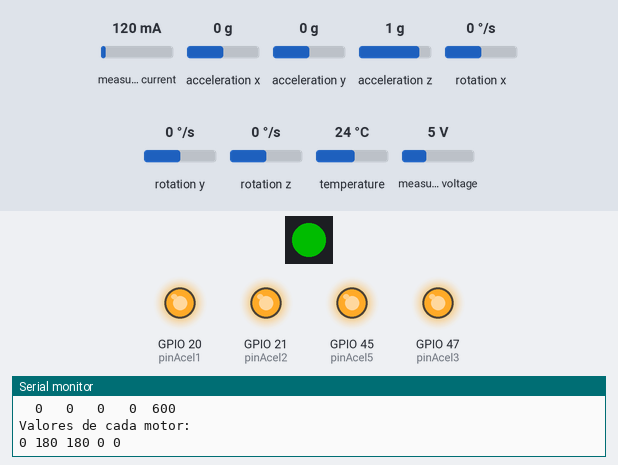
The sketch below on a simulated ESP32-S3. Parts: 1 RGB LEDs in strip order, left to right, output pins drawn as LEDs (lit = HIGH), the last lines printed to the serial monitor. The test bench sets the inputs (shaded band); at power-on: measured current 120 mA, rotation z 0 °/s, measured voltage 5 V, acceleration x 0 g, acceleration y 0 g, acceleration z 1 g, rotation x 0 °/s, rotation y 0 °/s, temperature 24 °C. Dim RGB values are drawn brighter than linear; WiFi joins after 1.5 s; servers stay silent unless stated; no MQTT or app messages arrive unless stated; pins used as bus, display or sensor lines are not drawn.

Above: at 6.6 s.
6.7 s: measured current set to 40 mA
At 11.07 s:
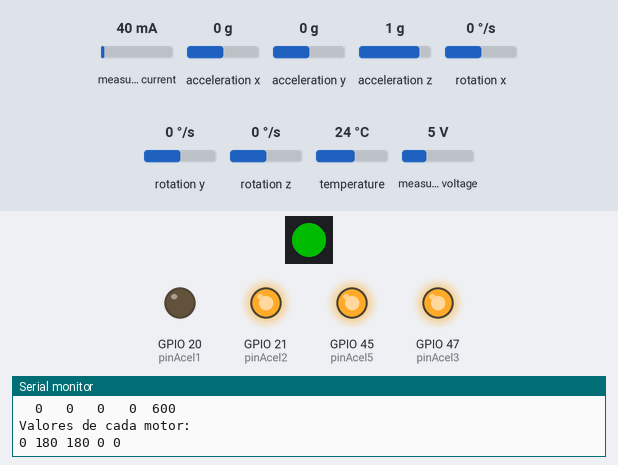
12.8 s: rotation z set to 100 °/s
At 16.71 s:
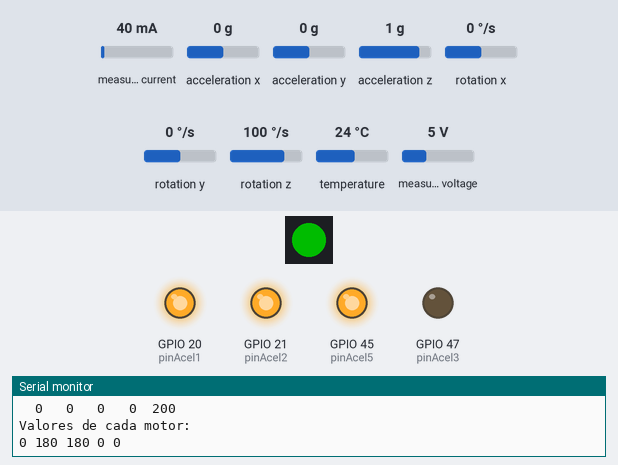
18.3 s: measured voltage set to 0.3 V
Timing chart, 0 to 29.2 s (numbered marks = the images above; inputs shaded):
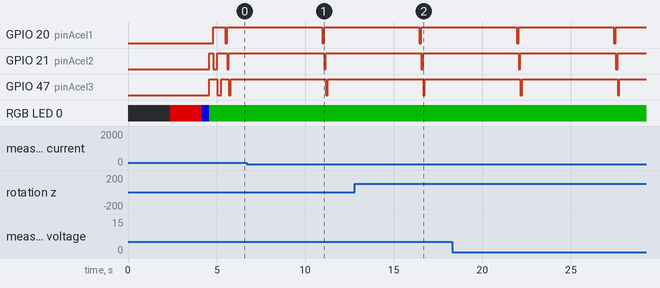

Measured:
- by itself, GPIO 20 (pinAcel1), GPIO 21 (pinAcel2), GPIO 47 (pinAcel3): alternates HIGH for 5.4 s and LOW for 0.10 s

The sketch:

teste.ino
```cpp
#include <WiFi.h>              // Biblioteca para conectar o Wi-Fi no ESP32-S3
#include <PubSubClient.h>      // Biblioteca para o protocolo MQTT
#include <Wire.h>
#include <Adafruit_MPU6050.h>  // Biblioteca para MPU6050
#include <Adafruit_Sensor.h>   // Biblioteca para MPU6050
#include <Adafruit_INA219.h>   // Biblioteca para o Sensor de corrente
#include <FastLED.h>           // Biblioteca para o LED


// Variaveis do LED
#define LED_PIN     48
#define NUM_LEDS    1
#define BRIGHTNESS  153
#define PULSE_SPEED 50
#define DELAY_TIME  6000
CRGB leds[NUM_LEDS];

// Variaveis do sensor de corrente
Adafruit_INA219 ina219;
float tensao = 0;
float corrente = 0;
float potencia = 0;

// Variaveis do MPU6050
Adafruit_MPU6050 mpu;
#define MPU6050_ADDRESS 0x68

int16_t ax, ay, az;  // Acelerômetro
int16_t gx, gy, gz;  // Giroscópio
unsigned long previousTime = 0;
float elapsedTime;
unsigned long lastTime; // Tempo da última leitura

int numleituras = 100;
float AErroX, AErroY, GErroZ;
float offsetaX, offsetaY, offsetgZ;
int angm1, angm2, angm3, angm4, angm5;

float gyroZ = 0;           // Taxa de rotação no eixo Z
float angleX = 0, angleY = 0, angleZ = 0;      // Ângulo acumulado em graus
float gyroXAngle, gyroYAngle, gyroZAngle;
int matriz[3][5];
int offset[3][4];
// Pinos de selecao AD0
const int pinAcel1 = 20;
const int pinAcel2 = 21;
const int pinAcel3 = 47;
const int pinAcel4 = 48;
const int pinAcel5 = 45;
// Defina os pinos SDA e SCL para ESP32-S3
const int I2C_SDA = 8;
const int I2C_SCL = 9;


// Variaveis do WIFI
const char* ssid = "Galleria 151";
const char* password = "diegobruna151";

// Variaveis do MQTT
const char* mqtt_broker = "broker.hivemq.com";
const char* topic1 = "Eixo1";
const char* topic2 = "Eixo2";
const char* topic3 = "Eixo3";
const char* topic4 = "Eixo4";
const char* topic5 = "Eixo5";
const char* topic_voltage = "Tensão";
const char* topic_current = "Corrente";
const char* topic_power = "Potencia";

// Definindo o cliente Wi-Fi e MQTT
WiFiClient espClient1;
PubSubClient client(espClient1);

void pulseColor(CRGB color) {
    // Faz o brilho subir e descer para criar o efeito de "pulso"
    for (int brightness = 0; brightness <= BRIGHTNESS; brightness++) {
        FastLED.setBrightness(brightness);
        leds[0] = color;
        FastLED.show();
    }
}

void connect_wifi() {
  Serial.println();
  Serial.print("Conectando ao Wi-Fi: ");
  Serial.println(ssid);

  WiFi.begin(ssid, password);

  while (WiFi.status() != WL_CONNECTED) {
    delay(1000);
    pulseColor(CRGB::Red);
    Serial.print(".");
  }

  Serial.println();
  Serial.println("Conectado ao Wi-Fi!");
  pulseColor(CRGB::Blue);
  Serial.print("Endereço IP: ");
  Serial.println(WiFi.localIP());
}

void connect_mqtt() {
  client.setServer(mqtt_broker, 1883);

  while (!client.connected()) {
    Serial.print("Conectando ao MQTT Broker...");
    if (client.connect("esp32s3_client1")) {
      Serial.println("Conectado ao MQTT Broker!");
      pulseColor(CRGB::Green);
    } else {
      pulseColor(CRGB::Magenta);
      Serial.print("Falha na conexão. Estado MQTT: ");
      Serial.println(client.state());
      delay(2000);
    }
  }
}

// Controla o NL do AD0 de cada MPU
void selecionaacel(int acel){
  if(acel == 1){
    digitalWrite(pinAcel1, LOW);
    digitalWrite(pinAcel2, HIGH);
    digitalWrite(pinAcel3, HIGH);
    digitalWrite(pinAcel4, HIGH);
    digitalWrite(pinAcel5, HIGH);
//    Serial.println("ACELEROMETRO 1 SELECIONADO");
  }
  else if(acel == 2){
    digitalWrite(pinAcel1, HIGH);
    digitalWrite(pinAcel2, LOW);
    digitalWrite(pinAcel3, HIGH);
    digitalWrite(pinAcel4, HIGH);
    digitalWrite(pinAcel5, HIGH);
//    Serial.println("ACELEROMETRO 2 SELECIONADO");
  }
  else if(acel == 3){
    digitalWrite(pinAcel1, HIGH);
    digitalWrite(pinAcel2, HIGH);
    digitalWrite(pinAcel3, LOW);
    digitalWrite(pinAcel4, HIGH);
    digitalWrite(pinAcel5, HIGH);
//    Serial.println("ACELEROMETRO 3 SELECIONADO");
  }
  else if(acel == 4){
    digitalWrite(pinAcel1, HIGH);
    digitalWrite(pinAcel2, HIGH);
    digitalWrite(pinAcel3, HIGH);
    digitalWrite(pinAcel4, LOW);
    digitalWrite(pinAcel5, HIGH);
//    Serial.println("ACELEROMETRO 4 SELECIONADO");
  }
  else if(acel == 5){
    digitalWrite(pinAcel1, HIGH);
    digitalWrite(pinAcel2, HIGH);
    digitalWrite(pinAcel3, HIGH);
    digitalWrite(pinAcel4, HIGH);
    digitalWrite(pinAcel5, LOW);
//    Serial.println("ACELEROMETRO 5 SELECIONADO");
  }
}
void calculaoffset(int leituras, int acel) {
  for (int nR = 0; nR < leituras; nR++) {
    sensors_event_t a, g, temp;
    mpu.getEvent(&a, &g, &temp);

    unsigned long currentTime = millis();
    float deltaTime = (currentTime - lastTime) / 1000.0; // Converte para segundos
    lastTime = currentTime;

    float accelX = a.acceleration.x / 16384.0;
    float accelY = a.acceleration.y / 16384.0;
    float accelZ = a.acceleration.z / 16384.0;

    AErroX += (atan(accelY / sqrt(pow(accelX, 2) + pow(accelZ, 2))) * 180 / PI);
    AErroY += (atan(-accelX / sqrt(pow(accelY, 2) + pow(accelZ, 2))) * 180 / PI);
    GErroZ += g.gyro.z;
  }

  offsetaX = AErroX / (float)leituras;
  offsetaY = AErroY / (float)leituras;
  offsetgZ = GErroZ / (float)leituras;

  offset[0][acel-1] = offsetaX;
  offset[1][acel-1] = offsetaY;
  offset[2][acel-1] = offsetgZ;
}
void calibra(){
  selecionaacel(1);
  calculaoffset(numleituras, 1);
  selecionaacel(2);
  calculaoffset(numleituras, 2);
  selecionaacel(3);
  calculaoffset(numleituras, 3);
  selecionaacel(4);
  calculaoffset(numleituras, 4);
}
// Realiza a leitura dos dados do MPU
void leitura(int acel){
  // Inicializa o MPU6050
  if (!mpu.begin(0x68)) { // Endereço I2C padrão do MPU6050
    Serial.println("Falha ao inicializar o MPU6050!");
  }else{
    //Serial.println("MPU6050 inicializado com sucesso!");
    // Atualiza os dados do sensor
    sensors_event_t a, g, temp;
    mpu.getEvent(&a, &g, &temp);

    unsigned long currentTime = millis();
    float deltaTime = (currentTime - lastTime) / 1000.0; // Converte para segundos
    lastTime = currentTime;

    // Lê a taxa de rotação no eixo Z (em graus/s)
    gyroZ = (g.gyro.z - offset[2][acel-1]) * 57.2958; // Converte de rad/s para graus/s

    angleZ += gyroZ * deltaTime;

    float accelX = a.acceleration.x / 16384.0;
    float accelY = a.acceleration.y / 16384.0;
    float accelZ = a.acceleration.z / 16384.0;

    angleX = (atan(accelY / sqrt(pow(accelX, 2) + pow(accelZ, 2))) * 180 / PI)- offset[0][acel-1];
    angleY = (atan(-accelX / sqrt(pow(accelY, 2) + pow(accelZ, 2))) * 180 / PI)- offset[1][acel-1];
    matriz[0][acel-1] = angleX;
    matriz[1][acel-1] = angleY;
    matriz[2][acel-1] = angleZ;

    delay(100);
  }
}

void publicamatriz(){
  Serial.println("==================");
  for(int i = 0; i < 3; i++){
    for(int j = 0; j < 5; j++){
      if(matriz[i][j]<100){
        Serial.print(" ");
      }
      if(matriz[i][j]<10){
        Serial.print(" ");
      }
      if(matriz[i][j]>0){
        Serial.print(" ");
      }
      Serial.print(matriz[i][j]);
      Serial.print(" ");
    }
    Serial.println(" ");
  }
  char mensagem1[40];
  char mensagem2[40];
  char mensagem3[40];
  char mensagem4[40];
  char mensagem5[40];
  angm1 = 0;
  angm2 = 180-(matriz[0][1]);
  angm3 = 180-(matriz[0][2]);
  angm4 = matriz[1][3];
  angm5 = matriz[1][3];
  dtostrf(angm1,2,2,mensagem1);
  dtostrf(angm2,2,2,mensagem2);
  dtostrf(angm3,2,2,mensagem3);
  dtostrf(angm4,2,2,mensagem4);
  dtostrf(angm5,2,2,mensagem5);
  client.publish(topic1, mensagem1);
  client.publish(topic2, mensagem2);
  client.publish(topic3, mensagem3);
  client.publish(topic4, mensagem4);
  client.publish(topic5, mensagem5);
  client.publish(topic_voltage, String(tensao).c_str());
  client.publish(topic_current, String(corrente).c_str());
  client.publish(topic_power, String(potencia).c_str());
  Serial.println("Valores de cada motor:");
  Serial.print(angm1);
  Serial.print(" ");
  Serial.print(angm2);
  Serial.print(" ");
  Serial.print(angm3);
  Serial.print(" ");
  Serial.print(angm4);
  Serial.print(" ");
  Serial.println(angm5);
}

void leituracorrente()
{
  tensao = ina219.getBusVoltage_V();
  corrente = ina219.getCurrent_mA();
  potencia = ina219.getPower_mW();

  matriz[0][4] = tensao;
  matriz[1][4] = corrente;
  matriz[2][4] = potencia;
}

// Função de configuração inicial
void setup() {
  FastLED.addLeds<WS2812, LED_PIN, GRB>(leds, NUM_LEDS);
  FastLED.setBrightness(BRIGHTNESS);
  Serial.begin(9600);
  delay(1000);
  Wire.begin(I2C_SDA, I2C_SCL);
  pinMode(pinAcel1, OUTPUT);
  pinMode(pinAcel2, OUTPUT);
  pinMode(pinAcel3, OUTPUT);
  pinMode(pinAcel4, OUTPUT);
  pinMode(pinAcel5, OUTPUT);

  connect_wifi();

  connect_mqtt();

  if (!ina219.begin())
  {
    Serial.println("Falha no sensor de corrente");
  }else{
    Serial.println("Sensor de corrente inicializado");
  }
  mpu.setGyroRange(MPU6050_RANGE_250_DEG);
  mpu.setFilterBandwidth(MPU6050_BAND_21_HZ);

  lastTime = millis();
  calibra();
}

// Função principal que roda em loop
void loop() {
  if (!client.connected()) {
    connect_mqtt();
  }
  leituracorrente();
  selecionaacel(1);
  leitura(1);
  selecionaacel(2);
  leitura(2);
  selecionaacel(3);
  leitura(3);
  selecionaacel(4);
  leitura(4);
  publicamatriz();
  delay(5000); // Atraso entre leituras
}
```
